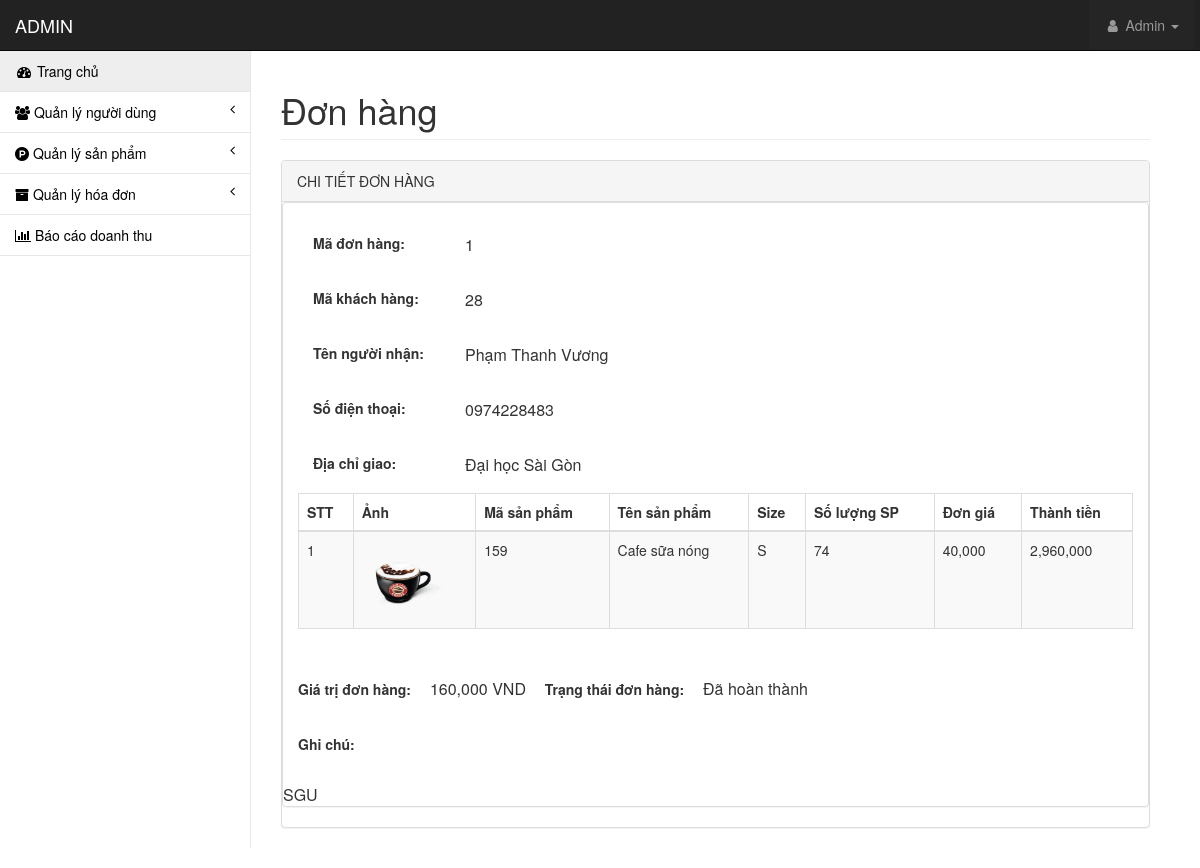
Screenshot of /admin/pages/chitietdonhang.php?maDonHang=1 (signed in) with the database file from the repository.
### tables this page shows
CREATE TABLE `tbl_chitietdonhang` (
  `IDCTDH` int(11) NOT NULL,
  `maDonHang` int(11) NOT NULL,
  `tenNguoiNhan` varchar(255) NOT NULL,
  `sdtKH` int(11) NOT NULL,
  `ghiChuCuaKhachhang` varchar(255) NOT NULL,
  `maSanPham` int(11) NOT NULL,
  `tenSanPham` varchar(255) NOT NULL,
  `product_size_id` int(11) NOT NULL,
  `mieuTaSP` varchar(255) NOT NULL,
  `hinhAnhSP` varchar(255) NOT NULL,
  `diachi` varchar(255) NOT NULL,
  `soLuongSanPham` int(11) DEFAULT 1
);

CREATE TABLE `tbl_donhang` (
  `maDonHang` int(10) NOT NULL,
  `maKhachHang` int(10) DEFAULT NULL,
  `ngayLapDH` date NOT NULL,
  `tongTienDH` int(10) NOT NULL,
  `trangThaiDH` varchar(20) NOT NULL
);

CREATE TABLE `tbl_sanpham` (
  `maSanPham` int(11) NOT NULL,
  `maLoai` int(11) NOT NULL,
  `tenSanPham` varchar(255) NOT NULL,
  `mieuTaSanPham` mediumtext NOT NULL,
  `trangThaiSanPham` varchar(255) NOT NULL DEFAULT '1',
  `hinhAnhSanPham` varchar(255) NOT NULL,
  `giaSanPham` decimal(10,2) DEFAULT 0.00,
  `soLuotBan` int(11) DEFAULT 0
);

CREATE TABLE `tbl_product_size` (
  `id` int(11) NOT NULL,
  `maSanPham` int(11) NOT NULL,
  `size` varchar(50) NOT NULL,
  `giaSanPham` int(11) NOT NULL,
  `soLuongSanPham` int(11) NOT NULL
);

### admin/lib/database.php (called while the page is built, shortened)
<?php
Class Database{
   public $host   = DB_HOST;
   public $user   = DB_USER;
   public $pass   = DB_PASS;
   public $dbname = DB_NAME;
private function connectDB(){
   $this->link = new mysqli($this->host, $this->user, $this->pass,
    $this->dbname);
 }
}

### admin/classes/donhang.php (called while the page is built, shortened)
<?php
require_once '../lib/database.php';
class donhang
{
    private $db;
    public function __construct()
    {
        $this->db = new Database();
    }
    public function show_chitietdonhang($id)
    {
        $query = "SELECT dh.*, ctdh.*
                  FROM tbl_donhang dh
                  LEFT JOIN tbl_chitietdonhang ctdh ON dh.maDonHang = ctdh.maDonHang
                  WHERE dh.maDonHang = ?
                  ORDER BY dh.maDonHang DESC";
        $stmt = $this->db->link->prepare($query);
        $stmt->bind_param("i", $id);
        $stmt->execute();
        $result = $stmt->get_result();
        return $result;
    }
    public function show_chitietdonhang2($id)
    {
        $query = "SELECT ctdh.*, s.tenSanPham, ps.size, ps.giaSanPham, ps.soLuongSanPham, p.hinhAnhSanPham AS hinhAnhSP
                  FROM tbl_chitietdonhang ctdh
                  JOIN tbl_sanpham s ON ctdh.maSanPham = s.maSanPham
                  JOIN tbl_product_size ps ON ctdh.product_size_id = ps.id
                  JOIN tbl_sanpham p ON ps.maSanPham = p.maSanPham
                  WHERE ctdh.maDonHang = ?
                  GROUP BY ctdh.product_size_id";
        $stmt = $this->db->link->prepare($query);
        $stmt->bind_param("i", $id);
        $stmt->execute();
        $result = $stmt->get_result();
        return $result;
    }
}
?>

### admin/pages/chitietdonhang.php (the view, shortened to what this page needs)
<?php
include 'header.php';
include_once '../classes/donhang.php';
$donhang = new donhang();
if (!isset($_GET['maDonHang']) || $_GET['maDonHang'] == '') {
    echo "<script>window.location = 'orders.php'</script>";
} else {
    $id = $_GET['maDonHang'];
    $infoDH = $donhang->show_chitietdonhang($id);
}
?>
<div id="page-wrapper">
    <div class="container-fluid">
        <div class="row">
            <div class="col-lg-12">
                <h1 class="page-header">Đơn hàng</h1>
            </div>
        </div>
        <div class="row">
            <div class="col-lg-12">
                <div class="panel panel-default">
                    <div class="panel-heading">
                        CHI TIẾT ĐƠN HÀNG
                    </div>
                    <div class="panel panel-default">
                        <div class="panel-body">
                            <?php
                            if ($infoDH && $resultDH = $infoDH->fetch_assoc()) {
                            ?>
                            <form action="" method="POST" enctype="multipart/form-data" name="formUser" onsubmit="return validationForm()">
                                <table style="width: 100%;">
                                    <tr>
                                        <td class="tabLabel">
                                            <label class="labelAddProduct">Mã đơn hàng: </label>
                                        </td>
                                        <td>
                                            <h5 style="font-size: 16px;"><?php echo $resultDH['maDonHang'] ?></h5>
                                        </td>
                                    </tr>
                                    <tr>
                                        <td class="tabLabel">
                                            <label class="labelAddProduct">Mã khách hàng: </label>
                                        </td>
                                        <td>
                                            <h5 style="font-size: 16px;"><?php echo $resultDH['maKhachHang'] ?></h5>
                                        </td>
                                    </tr>
                                    <tr>
                                        <td class="tabLabel">
                                            <label class="labelAddProduct">Tên người nhận:</label>
                                        </td>
                                        <td>
                                            <h5 style="font-size: 16px;"><?php echo $resultDH['tenNguoiNhan'] ?></h5>
                                        </td>
                                    </tr>
                                    <tr>
                                        <td class="tabLabel">
                                            <label class="labelAddProduct">Số điện thoại: </label>
                                        </td>
                                        <td>
                                            <h5 style="font-size: 16px;">0<?php echo $resultDH['sdtKH'] ?></h5>
                                        </td>
                                    </tr>
                                    <tr>
                                        <td class="tabLabel">
                                            <label class="labelAddProduct">Địa chỉ giao: </label>
                                        </td>
                                        <td>
                                            <h5 style="font-size: 16px;"><?php echo $resultDH['diachi'] ?></h5>
                                        </td>
                                    </tr>
                                    <tr>
                                        <div class="table-responsive">
                                            <table class="table table-striped table-bordered table-hover" id="dataTables-example">
                                                <thead>
                                                    <tr>
                                                        <th>STT</th>
                                                        <th>Ảnh</th>
                                                        <th>Mã sản phẩm</th>
                                                        <th>Tên sản phẩm</th>
                                                        <th>Size</th>
                                                        <th>Số lượng SP</th>
                                                        <th>Đơn giá</th>
                                                        <th>Thành tiền</th>
                                                    </tr>
                                                </thead>
                                                <tbody>
                                                    <?php
                                                    $infoDH2 = $donhang->show_chitietdonhang2($id);
                                                    $i = 0;
                                                    if ($infoDH2) {
                                                        while ($resultSPDH = $infoDH2->fetch_assoc()) {
                                                            $i++;
                                                    ?>
                                                    <tr class="odd gradeX">
                                                        <td><?php echo $i; ?></td>
                                                        <td><img src="uploads/<?php echo $resultSPDH['hinhAnhSP']; ?>" width="80"></td>
                                                        <td><?php echo $resultSPDH['maSanPham']; ?></td>
                                                        <td><?php echo $resultSPDH['tenSanPham']; ?></td>
                                                        <td><?php echo $resultSPDH['size']; ?></td>
                                                        <td><?php echo $resultSPDH['soLuongSanPham']; ?></td>
                                                        <td><?php echo number_format($resultSPDH['giaSanPham']); ?></td>
                                                        <?php
                                                        $thanhtien = $resultSPDH['soLuongSanPham'] * $resultSPDH['giaSanPham'];
                                                        ?>
                                                        <td><?php echo number_format($thanhtien); ?></td>
                                                    </tr>
                                                    <?php
                                                        }
                                                    } else {
                                                        echo "<p>Không có sản phẩm trong đơn hàng.</p>";
                                                    }
                                                    ?>
                                                </tbody>
                                            </table>
                                        </div>
                                    </tr>
                                    <tr>
                                        <td class="tabLabel">
                                            <label class="labelAddProduct">Giá trị đơn hàng: </label>
                                        </td>
                                        <td>
                                            <span style="font-size: 16px;"><?php echo number_format($resultDH['tongTienDH']) ?> VND</span>
                                        </td>
                                    </tr>
                                    <tr>
                                        <td class="tabLabel">
                                            <label class="labelAddProduct">Trạng thái đơn hàng: </label>
                                            <span style="font-size: 16px;"><?php echo $resultDH['trangThaiDH'] ?></span>
                                        </td>
                                    </tr>
                                    <tr>
                                        <td class="tabLabel">
                                            <p><label class="labelAddProduct">Ghi chú: </label></p>
                                        </td>
                                        <td>
                                            <span style="font-size: 16px;"><?php echo $resultDH['ghiChuCuaKhachhang'] ?></span>
                                        </td>
                                    </tr>
                                </table>
                            </form>
                            <?php
                            } else {
                                echo "<p>Không thể tải thông tin đơn hàng: Lỗi truy vấn hoặc không tìm thấy đơn hàng.</p>";
                            }
                            ?>
                        </div>
                    </div>
                </div>
            </div>
        </div>
    </div>
</body>
</html>

### rows the page displays
tbl_chitietdonhang: maDonHang "1", maDonHang.maKhachHang "28", tenNguoiNhan "Phạm Thanh Vương", sdtKH "974228483", diachi "Đại học Sài Gòn", tbl_sanpham.hinhAnhSanPham (picture), maSanPham "159", tbl_sanpham.tenSanPham "Cafe sữa nóng", product_size.size "S", product_size.soLuongSanPham "74", product_size.giaSanPham "40,000", product_size.giaSanPham "2,960,000", maDonHang.tongTienDH "160,000", maDonHang.trangThaiDH "Đã hoàn thành", ghiChuCuaKhachhang "SGU"

### other values shown
Session::get('tenNguoiQuanTri') "Admin"
